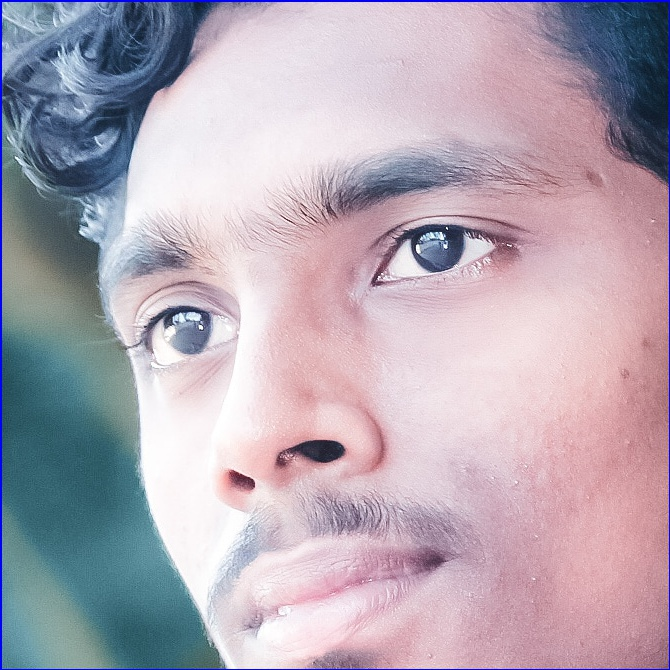
#> input picture Test/sample(3).jpg, 670 x 670 px; its folder holds only this picture in this run
$ python rec_sign.py --dataset Test --test 'Test/sample(3).jpg'   (older library calls are emulated)
#> lines starting #> are read from the running program, lines starting #| are printed output that depends on the picture
#> further down, image is the input picture: shape (670, 670, 3); mean B, G, R 180.3, 168, 179.3
# USAGE
# python rec_sign.py --dataset Train --test Test

# import the necessary packages
from __future__ import print_function
from sklearn.model_selection import train_test_split
from sklearn.metrics import classification_report
from sklearn.ensemble import RandomForestClassifier
from sklearn.tree import DecisionTreeClassifier
from imutils import paths
import numpy as np
import argparse
import mahotas
import cv2
import pickle as cPickle

def describe(image):
	# extract the mean and standard deviation from each channel of the image
	# in the HSV color space
	image = cv2.resize(image,(500,500))
#> image: shape (500, 500, 3)
	(means, stds) = cv2.meanStdDev(cv2.cvtColor(image, cv2.COLOR_BGR2HSV))
#> means = [142.9, 52.79, 193.8]; stds = [39.19, 43.75, 48.73]
	colorStats = np.concatenate([means, stds]).flatten()
#> colorStats = [142.9, 52.79, 193.8, 39.19, 43.75, 48.73]
	#print("The flattened array is ", colorStats)

	# extract Haralick texture features
	gray = cv2.cvtColor(image, cv2.COLOR_BGR2GRAY)
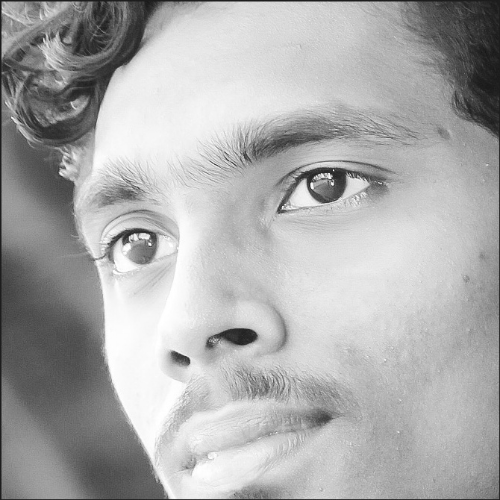
#> gray: shape (500, 500); min 22, max 255, mean 172.6
#> (the run stopped early here; a loop or call above may not have finished)
